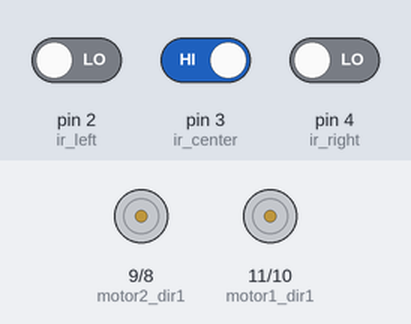
Bench run of a sketch on a simulated Arduino Uno, built with avr-gcc and run on an emulated ATmega328P. On the bench: motor-driver pin pairs drawn as motors (green arrow = first pin HIGH = forward, orange = second pin HIGH = backward, longer = more drive). Inputs (shaded band) come from the test bench; at power-on: pin 4 (ir_right) LOW, pin 2 (ir_left) LOW, pin 3 (ir_center) HIGH.

Above: at 1.2 s.
1.3 s: pin 4 (ir_right) driven HIGH
At 1.5 s:
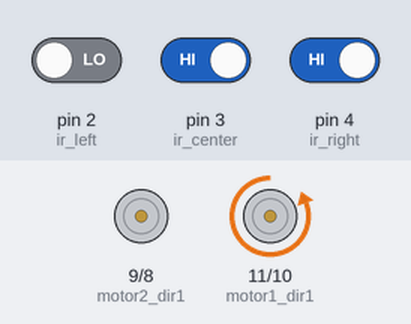
4.3 s: pin 4 (ir_right) driven LOW
At 4.59 s:
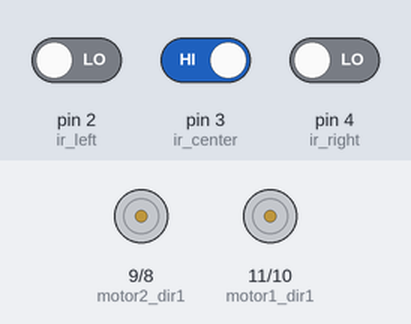
7.3 s: pin 2 (ir_left) driven HIGH and pin 3 (ir_center) driven LOW and pin 4 (ir_right) driven HIGH
At 7.57 s:
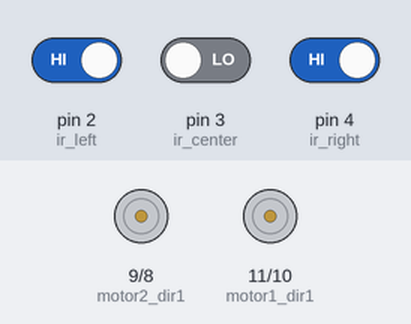
10.3 s: pin 2 (ir_left) driven LOW
At 10.48 s:
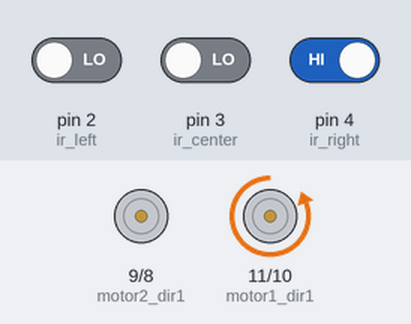
Timing chart, 0 to 14.3 s (numbered marks = the images above; inputs shaded):
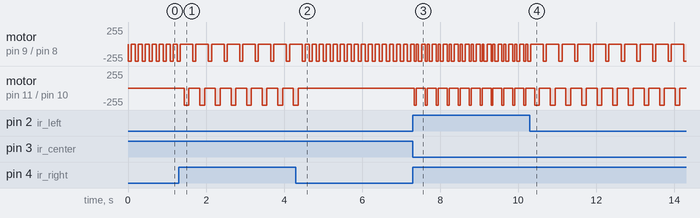

Measured:
- after the input at 1.3 s, motor on pin 9 (motor2_dir1) / pin 8 (motor2_dir2): alternates backward 255/255 for 0.08 s and stopped for 0.32 s, starting after 0.36 s; motor on pin 11 (motor1_dir1) / pin 10 (motor1_dir2): alternates backward 255/255 for 0.12 s and stopped for 0.28 s, starting after 0.14 s
- after the input at 4.3 s, motor on pin 9 (motor2_dir1) / pin 8 (motor2_dir2): alternates backward 255/255 for 0.08 s and stopped for 0.10 s, starting after 0.34 s; motor on pin 11 (motor1_dir1) / pin 10 (motor1_dir2): goes on until 4.4 s, then stays stopped
- after the input at 7.3 s, motor on pin 9 (motor2_dir1) / pin 8 (motor2_dir2): alternates backward 255/255 for 0.07 s and stopped for 0.08 s, starting after 0.14 s; motor on pin 11 (motor1_dir1) / pin 10 (motor1_dir2): alternates backward 255/255 for 0.05 s and stopped for 0.23 s, starting at once
- after the input at 10.3 s, motor on pin 9 (motor2_dir1) / pin 8 (motor2_dir2): alternates backward 255/255 for 0.08 s and stopped for 0.32 s, starting after 0.34 s; motor on pin 11 (motor1_dir1) / pin 10 (motor1_dir2): alternates backward 255/255 for 0.12 s and stopped for 0.28 s, starting after 0.24 s
- by itself, motor on pin 9 (motor2_dir1) / pin 8 (motor2_dir2): alternates backward 255/255 for 0.08 s and stopped for 0.10 s

The sketch:

pcb_line_follower_car.ino
```cpp
#define motor1_dir1 11
#define motor1_dir2 10
#define motor2_dir1 9
#define motor2_dir2 8
#define ir_left 2
#define ir_center 3
#define ir_right 4

void setup()
{
  pinMode(motor1_dir1,OUTPUT);
  pinMode(motor1_dir2,OUTPUT);
  pinMode(motor2_dir1,OUTPUT);
  pinMode(motor2_dir2,OUTPUT);
  pinMode(ir_left,INPUT);
  pinMode(ir_center,INPUT);
  pinMode(ir_right,INPUT);

}

void loop()
{


 if(digitalRead(ir_center)==LOW&&digitalRead(ir_right)==HIGH&&digitalRead(ir_left)==HIGH)
 {
  //go forward
  digitalWrite(motor1_dir1,0);
  digitalWrite(motor1_dir2,1);
  digitalWrite(motor2_dir1,0);
  digitalWrite(motor2_dir2,1);
  delay(50);
  stop();
  delay(50);
 }
 if(digitalRead(ir_right)==HIGH&&digitalRead(ir_left)==LOW)
 {
  // go right
  right();
  delay(120);
  stop();
  delay(100);

 }
 if(digitalRead(ir_left)==HIGH&&digitalRead(ir_right)==LOW)
 {
  // go left
  left();
  delay(120);
  stop();
  delay(100);
 }
 else
 {
  // rotate
  left();
  delay(80);
  stop();
  delay(100);
 }

}

void forward(){
  digitalWrite(motor1_dir1,0);
  digitalWrite(motor1_dir2,1);
  digitalWrite(motor2_dir1,0);
  digitalWrite(motor2_dir2,1);
}
void left(){
  digitalWrite(motor1_dir1,0);
  digitalWrite(motor1_dir2,0);
  digitalWrite(motor2_dir1,0);
  digitalWrite(motor2_dir2,1);
}

void right(){
  digitalWrite(motor1_dir1,0);
  digitalWrite(motor1_dir2,1);
  digitalWrite(motor2_dir1,0);
  digitalWrite(motor2_dir2,0);
}


void stop(){
  digitalWrite(motor1_dir1,0);
  digitalWrite(motor1_dir2,0);
  digitalWrite(motor2_dir1,0);
  digitalWrite(motor2_dir2,0);
}
```
